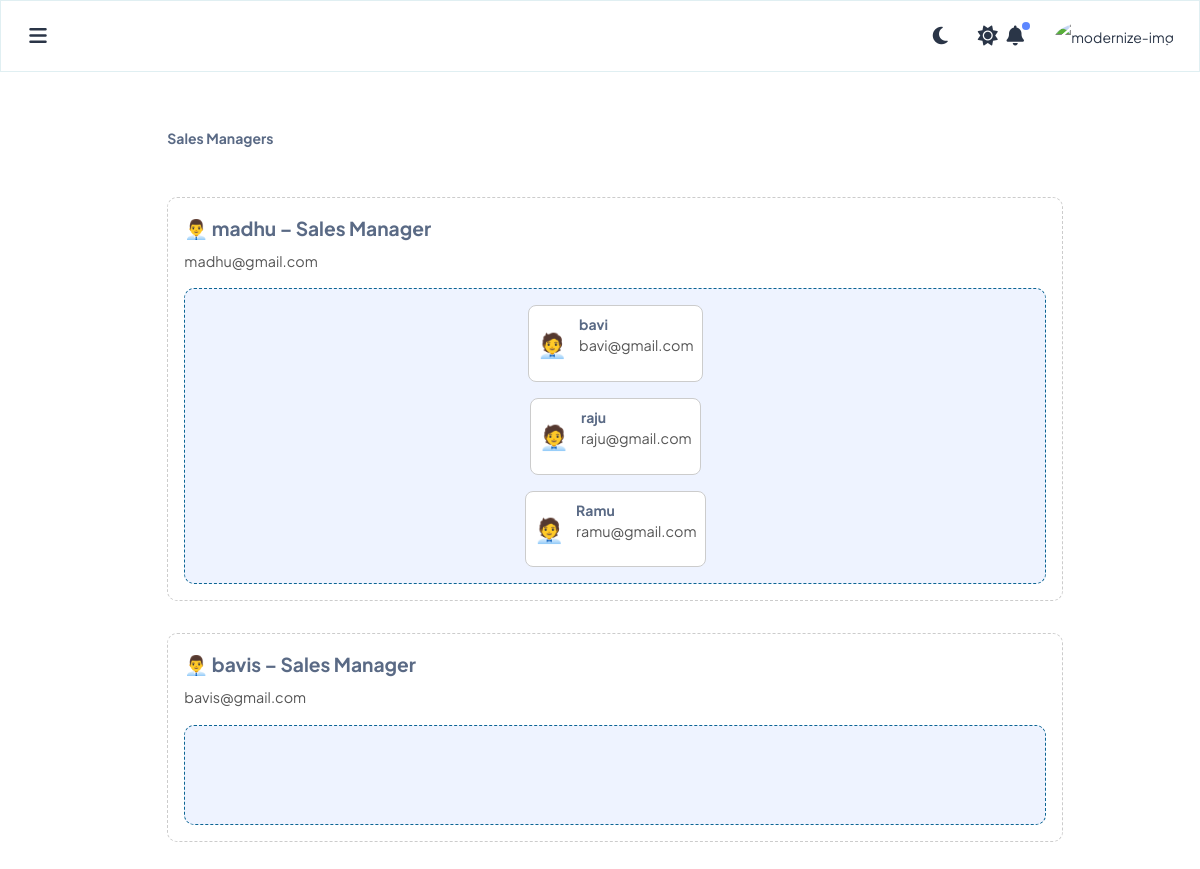
The app's page /salesteam/ with its own data.
### incentives/models.py (models this page shows, shortened)
class AuditMixin(models.Model):
    created_by = models.CharField(max_length=100, null=True, blank=True)
    updated_by = models.CharField(max_length=100, null=True, blank=True)
    created_at = models.DateTimeField(default=timezone.now)
    updated_at = models.DateTimeField(auto_now=True)
    class Meta:
        abstract = True

class UserProfile(AuditMixin):
    fullname = models.CharField(max_length=100)
    phone = models.CharField(max_length=15)
    mail_id = models.EmailField(unique=True)
    password = models.CharField(max_length=100)
    user_type = models.ForeignKey(Role, on_delete=models.SET_NULL, null=True, verbose_name="Role")
    team_head = models.ForeignKey(
        'self',
        on_delete=models.SET_NULL,
        null=True,
        blank=True,
        related_name='salespersons',  # Reverse relation: manager.salespersons.all()
        verbose_name="Reports To"
    )
    doj = models.DateField(verbose_name="Date of Joining")
    employee_id = models.CharField(max_length=50, unique=True)
    enable_login = models.BooleanField(default=True)
    coordinator = models.BooleanField(default=True)

### incentives/views.py (the view)
# urls.py: path('salesteam/', views.salesteam, name='salesteam'),
def salesteam(request):
    sales_heads = UserProfile.objects.filter(user_type__name__in=['saleshead'])
    salespersons = UserProfile.objects.filter(user_type__name__in=['salesperson'])
    return render(request, 'owner/master/SalesTeamHierarchy.html', {
        'sales_heads': sales_heads,
        'salespersons': salespersons,
    })

### incentives/templatetags/permissions_tags.py (called while the page is built)
@register.filter
def has_any_permission(permissions, value):
    try:
        module, action = [s.strip() for s in value.split(",")]
        return permissions.get((module, action), False)
    except ValueError:
        return False

### incentives/templates/owner/master/SalesTeamHierarchy.html (shortened to what this page needs)
{% extends 'layouts/layout.html' %}
{% load static %}
{% load permissions_tags %}
{% load form_filters %}
{% block content %}
<div class="container">
  <div class="managers">
    <p><strong>Sales Managers</strong></p>
    {% if sales_heads %}
      {% for manager in sales_heads %}
        <div class="manager-card">
          <div class="manager-header">
            <span>👨‍💼</span> {{ manager.fullname }} – Sales Manager
          </div>
          <div class="email">{{ manager.mail_id }}</div>
          <div class="dropzones">
            <div class="dropzone" data-manager-id="m{{ manager.id }}-col1">
              {% for sp in salespersons %}
                {% if sp.team_head and sp.team_head.id == manager.id %}
                  <div class="person-card" draggable="true" data-id="{{ sp.id }}">
                    <span class="avatar">🧑‍💼</span>
                    <div>
                      <div><strong>{{ sp.fullname }}</strong></div>
                      <div class="email">{{ sp.mail_id }}</div>
                    </div>
                  </div>
                {% endif %}
              {% endfor %}
            </div>
          </div>
        </div>
      {% endfor %}
    {% else %}
      <p>No Sales Managers Found.</p>
    {% endif %}
  </div>
</div>
{% endblock %}

### incentives/static/css/main.css (style rules this page uses)
:root { --theme-color: #02385c; --secondary-color:#017d91; --text-color: #ffffffba; --shadow-color:#017d911f; }

### incentives/templates/owner/master/SalesTeamHierarchy.html (style rules this page uses)
.container { padding: 2rem; }
.managers { display: flex; flex-direction: column; gap: 2rem; }
.manager-card { border: 1px dashed #ccc; border-radius: 10px; padding: 1rem; }
.manager-header { font-weight: bold; font-size: 1.2rem; margin-bottom: 0.5rem; }
.email { font-size: 0.9rem; color: #555; margin-bottom: 1rem; }
.dropzones { display: flex; flex-direction: column; gap: 1rem; }
.dropzone { min-height: 100px; border: 2px dashed #007bff; background-color: #f0f8ff; border-radius: 10px; padding: 1rem; display: flex; flex-direction: column; gap: 1rem; }
.person-card { display: flex; align-items: center; gap: 0.75rem; padding: 0.5rem; border: 1px solid #ccc; background-color: white; border-radius: 8px; cursor: move; }
.avatar { font-size: 1.5rem; }

### records on screen
UserProfile: fullname "madhu", mail_id "madhu@gmail.com"
UserProfile: fullname "bavi", mail_id "bavi@gmail.com"
UserProfile: fullname "raju", mail_id "raju@gmail.com"
UserProfile: fullname "Ramu", mail_id "ramu@gmail.com"
UserProfile: fullname "bavis", mail_id "bavis@gmail.com"
